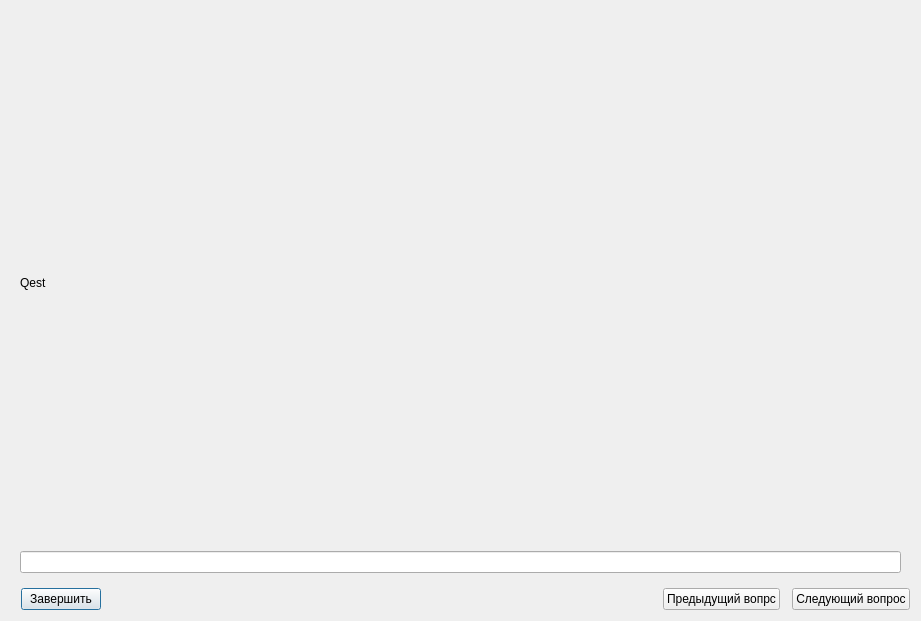
<?xml version="1.0" encoding="UTF-8"?>
<ui version="4.0">
 <class>Test1</class>
 <widget class="QDialog" name="Test1">
  <property name="geometry">
   <rect>
    <x>0</x>
    <y>0</y>
    <width>921</width>
    <height>621</height>
   </rect>
  </property>
  <property name="windowTitle">
   <string>Dialog</string>
  </property>
  <layout class="QVBoxLayout" name="verticalLayout">
   <item>
    <widget class="QStackedWidget" name="testwidget">
     <property name="currentIndex">
      <number>0</number>
     </property>
     <widget class="QWidget" name="quest1">
      <layout class="QVBoxLayout" name="verticalLayout_2">
       <item>
        <widget class="QLabel" name="label">
         <property name="text">
          <string>Qest</string>
         </property>
        </widget>
       </item>
       <item>
        <widget class="QLineEdit" name="answeredit"/>
       </item>
      </layout>
     </widget>
    </widget>
   </item>
   <item>
    <layout class="QHBoxLayout" name="horizontalLayout_2">
     <property name="spacing">
      <number>12</number>
     </property>
     <property name="sizeConstraint">
      <enum>QLayout::SetMaximumSize</enum>
     </property>
     <property name="leftMargin">
      <number>10</number>
     </property>
     <property name="topMargin">
      <number>0</number>
     </property>
     <property name="bottomMargin">
      <number>0</number>
     </property>
     <item>
      <widget class="QPushButton" name="finish_btn">
       <property name="text">
        <string>Завершить</string>
       </property>
      </widget>
     </item>
     <item>
      <spacer name="horizontalSpacer">
       <property name="orientation">
        <enum>Qt::Horizontal</enum>
       </property>
       <property name="sizeHint" stdset="0">
        <size>
         <width>40</width>
         <height>20</height>
        </size>
       </property>
      </spacer>
     </item>
     <item>
      <widget class="QPushButton" name="prev_qst_btn">
       <property name="maximumSize">
        <size>
         <width>130</width>
         <height>16777215</height>
        </size>
       </property>
       <property name="text">
        <string>Предыдущий вопрс</string>
       </property>
      </widget>
     </item>
     <item>
      <widget class="QPushButton" name="next_qst_btn">
       <property name="sizePolicy">
        <sizepolicy hsizetype="Minimum" vsizetype="Fixed">
         <horstretch>0</horstretch>
         <verstretch>0</verstretch>
        </sizepolicy>
       </property>
       <property name="minimumSize">
        <size>
         <width>0</width>
         <height>0</height>
        </size>
       </property>
       <property name="maximumSize">
        <size>
         <width>130</width>
         <height>16777215</height>
        </size>
       </property>
       <property name="sizeIncrement">
        <size>
         <width>0</width>
         <height>0</height>
        </size>
       </property>
       <property name="text">
        <string>Следующий вопрос</string>
       </property>
       <property name="iconSize">
        <size>
         <width>16</width>
         <height>5</height>
        </size>
       </property>
      </widget>
     </item>
    </layout>
   </item>
  </layout>
 </widget>
 <resources/>
 <connections/>
</ui>
